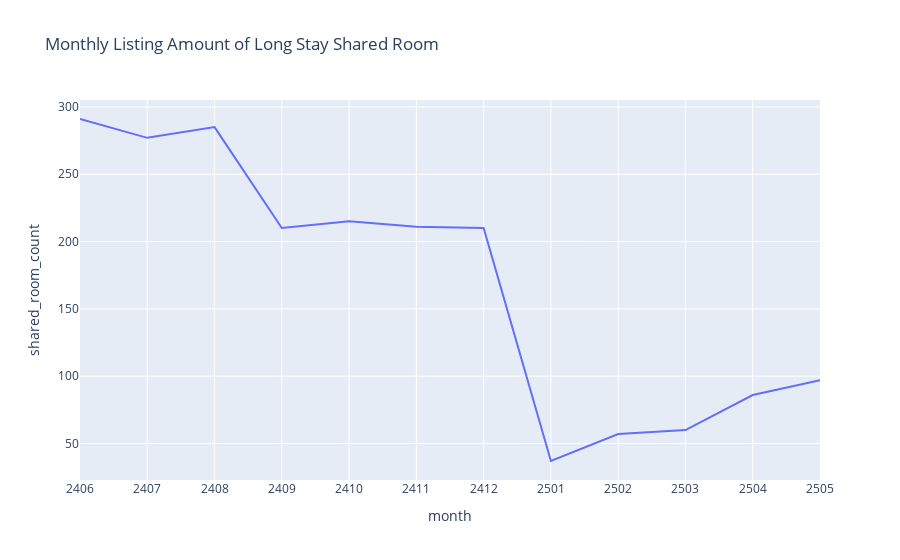
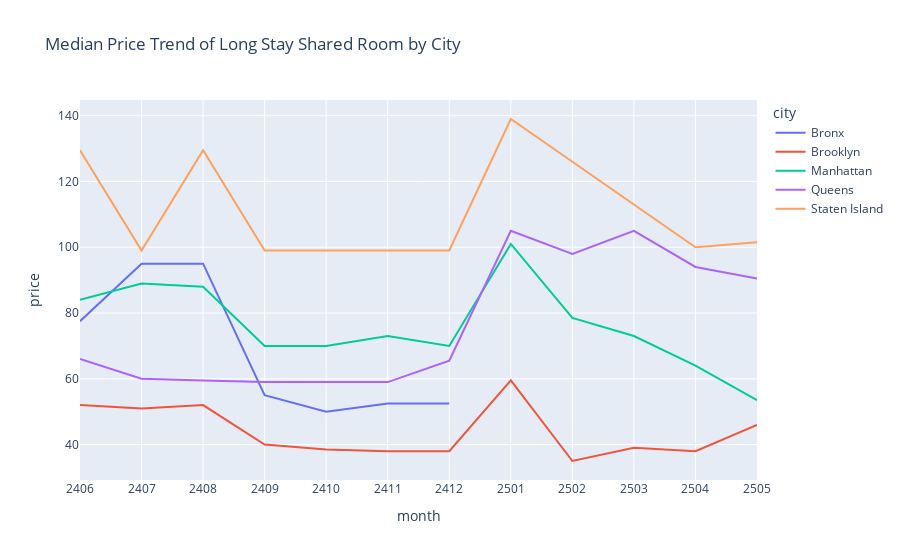

Notebook cell for these charts, in order:
### Code cell
# 1. Shared room 数量变化
fig1 = px.line(listing_count, x='month', y='shared_room_count',
               title='Monthly Listing Amount of Long Stay Shared Room')
# 4. 城市 vs 中位数价格
fig2 = px.line(median_price, x='month', y='price', color='city',
               title='Median Price Trend of Long Stay Shared Room by City')

# 展示所有图
fig1.show()
fig2.show()

### Figure 1 — Plotly figure (JSON) as saved in the notebook; plotly's stock layout.template omitted (floating-point values rounded to 4 significant figures)
{"data": [{"hovertemplate": "month=%{x}<br>shared_room_count=%{y}<extra></extra>", "legendgroup": "", "line": {"color": "#636efa", "dash": "solid"}, "marker": {"symbol": "circle"}, "mode": "lines", "name": "", "orientation": "v", "showlegend": false, "type": "scatter", "x": ["2406", "2407", "2408", "2409", "2410", "2411", "2412", "2501", "2502", "2503", "2504", "2505"], "xaxis": "x", "y": [291, 277, 285, 210, 215, 211, 210, 37, 57, 60, 86, 97], "yaxis": "y"}], "layout": {"legend": {"tracegroupgap": 0}, "title": {"text": "Monthly Listing Amount of Long Stay Shared Room"}, "xaxis": {"anchor": "y", "domain": [0, 1], "title": {"text": "month"}}, "yaxis": {"anchor": "x", "domain": [0, 1], "title": {"text": "shared_room_count"}}}}

### Figure 2 — Plotly figure (JSON) as saved in the notebook; plotly's stock layout.template omitted (floating-point values rounded to 4 significant figures)
{"data": [{"hovertemplate": "city=Bronx<br>month=%{x}<br>price=%{y}<extra></extra>", "legendgroup": "Bronx", "line": {"color": "#636efa", "dash": "solid"}, "marker": {"symbol": "circle"}, "mode": "lines", "name": "Bronx", "orientation": "v", "showlegend": true, "type": "scatter", "x": ["2406", "2407", "2408", "2409", "2410", "2411", "2412"], "xaxis": "x", "y": [77.5, 95.0, 95.0, 55.0, 50.0, 52.5, 52.5], "yaxis": "y"}, {"hovertemplate": "city=Brooklyn<br>month=%{x}<br>price=%{y}<extra></extra>", "legendgroup": "Brooklyn", "line": {"color": "#EF553B", "dash": "solid"}, "marker": {"symbol": "circle"}, "mode": "lines", "name": "Brooklyn", "orientation": "v", "showlegend": true, "type": "scatter", "x": ["2406", "2407", "2408", "2409", "2410", "2411", "2412", "2501", "2502", "2503", "2504", "2505"], "xaxis": "x", "y": [52.0, 51.0, 52.0, 40.0, 38.5, 38.0, 38.0, 59.5, 35.0, 39.0, 38.0, 46.0], "yaxis": "y"}, {"hovertemplate": "city=Manhattan<br>month=%{x}<br>price=%{y}<extra></extra>", "legendgroup": "Manhattan", "line": {"color": "#00cc96", "dash": "solid"}, "marker": {"symbol": "circle"}, "mode": "lines", "name": "Manhattan", "orientation": "v", "showlegend": true, "type": "scatter", "x": ["2406", "2407", "2408", "2409", "2410", "2411", "2412", "2501", "2502", "2503", "2504", "2505"], "xaxis": "x", "y": [84.0, 89.0, 88.0, 70.0, 70.0, 73.0, 70.0, 101.0, 78.5, 73.0, 64.0, 53.5], "yaxis": "y"}, {"hovertemplate": "city=Queens<br>month=%{x}<br>price=%{y}<extra></extra>", "legendgroup": "Queens", "line": {"color": "#ab63fa", "dash": "solid"}, "marker": {"symbol": "circle"}, "mode": "lines", "name": "Queens", "orientation": "v", "showlegend": true, "type": "scatter", "x": ["2406", "2407", "2408", "2409", "2410", "2411", "2412", "2501", "2502", "2503", "2504", "2505"], "xaxis": "x", "y": [66.0, 60.0, 59.5, 59.0, 59.0, 59.0, 65.5, 105.0, 98.0, 105.0, 94.0, 90.5], "yaxis": "y"}, {"hovertemplate": "city=Staten Island<br>month=%{x}<br>price=%{y}<extra></extra>", "legendgroup": "Staten Island", "line": {"color": "#FFA15A", "dash": "solid"}, "marker": {"symbol": "circle"}, "mode": "lines", "name": "Staten Island", "orientation": "v", "showlegend": true, "type": "scatter", "x": ["2406", "2407", "2408", "2409", "2410", "2411", "2412", "2501", "2504", "2505"], "xaxis": "x", "y": [129.5, 99.0, 129.5, 99.0, 99.0, 99.0, 99.0, 139.0, 100.0, 101.5], "yaxis": "y"}], "layout": {"legend": {"title": {"text": "city"}, "tracegroupgap": 0}, "title": {"text": "Median Price Trend of Long Stay Shared Room by City"}, "xaxis": {"anchor": "y", "domain": [0, 1], "title": {"text": "month"}}, "yaxis": {"anchor": "x", "domain": [0, 1], "title": {"text": "price"}}}}
